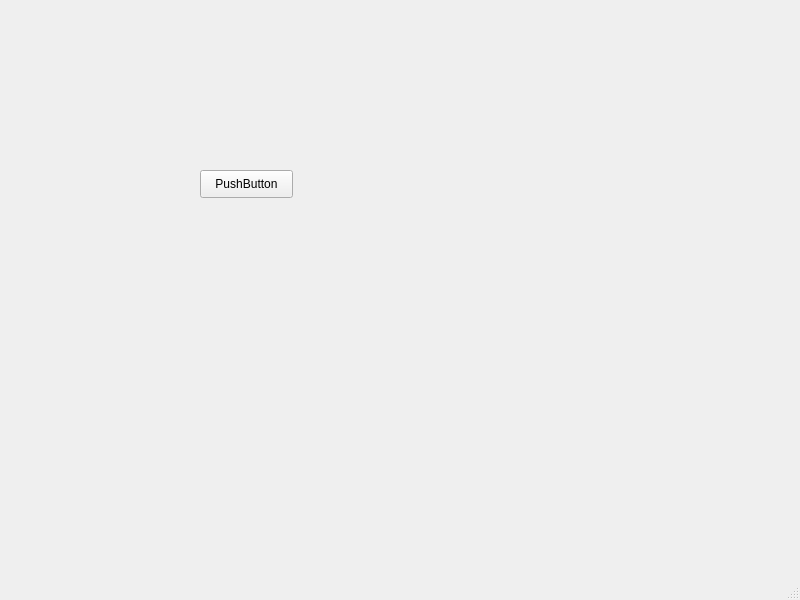
<?xml version="1.0" encoding="UTF-8"?>
<ui version="4.0">
 <class>MainWindow</class>
 <widget class="QMainWindow" name="MainWindow">
  <property name="geometry">
   <rect>
    <x>0</x>
    <y>0</y>
    <width>800</width>
    <height>600</height>
   </rect>
  </property>
  <property name="windowTitle">
   <string>MainWindow</string>
  </property>
  <widget class="QWidget" name="centralwidget">
   <widget class="QPushButton" name="pushButton">
    <property name="geometry">
     <rect>
      <x>200</x>
      <y>170</y>
      <width>93</width>
      <height>28</height>
     </rect>
    </property>
    <property name="text">
     <string>PushButton</string>
    </property>
   </widget>
  </widget>
  <widget class="QMenuBar" name="menubar">
   <property name="geometry">
    <rect>
     <x>0</x>
     <y>0</y>
     <width>800</width>
     <height>26</height>
    </rect>
   </property>
  </widget>
  <widget class="QStatusBar" name="statusbar"/>
 </widget>
 <resources/>
 <connections/>
</ui>
